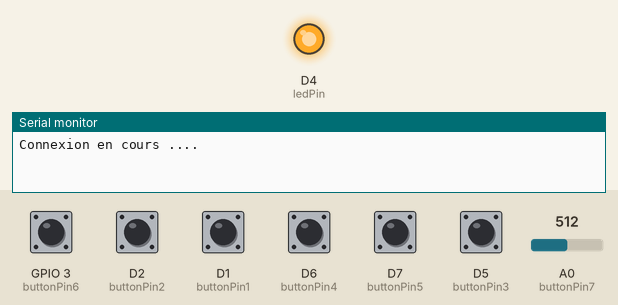
The sketch below on a simulated ESP8266 (NodeMCU). Parts: output pins drawn as LEDs (lit = HIGH), the last lines printed to the serial monitor. Inputs (shaded band) come from the test bench; at power-on: D1 (buttonPin1), D2 (buttonPin2), D5 (buttonPin3), D6 (buttonPin4), D7 (buttonPin5), GPIO 3 (buttonPin6) HIGH, A0 (buttonPin7) = 512. WiFi joins after 1.5 s; servers stay silent unless stated.

Above: at 0.1 s.
At 3.2 s:
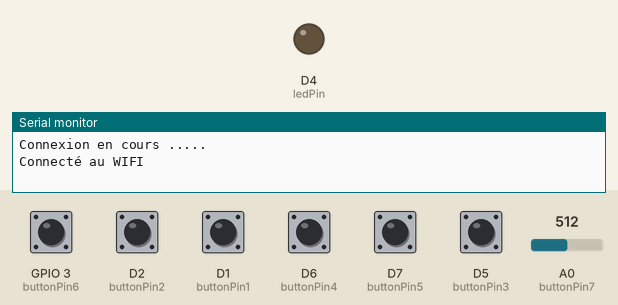
3.3 s: A0 (buttonPin7) set to 190
Timing chart, 0 to 6.3 s (numbered marks = the images above; inputs shaded):
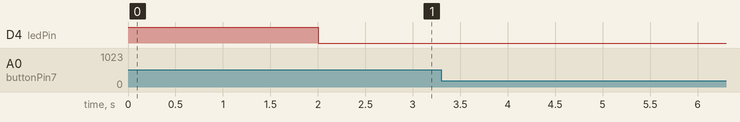

The sketch:

BOUTONS.ino
```cpp
/*
  Complete project details: https://RandomNerdTutorials.com/esp8266-nodemcu-https-requests/
  Based on the BasicHTTPSClient.ino Created on: 20.08.2018 (ESP8266 examples)
*/

#include <Arduino.h>
#include <ESP8266WiFi.h>
#include <ESP8266HTTPClient.h>

unsigned long debounceDelay = 50;   // Délai de rebondissement
unsigned long lastDebounceTime = 0;  // Temps du dernier rebondissement
int defaultPin = 10;
String stringInput = "";

//LED
const int ledPin = D4;  // Broche utilisée pour la LED

//BOUTON 1
const int buttonPin1 = D1;  // Broche utilisée pour le bouton
int buttonState1 = HIGH;   // État du bouton
int lastButtonState1 = HIGH;  // Dernier état du bouton

//BOUTON 2
const int buttonPin2 = D2;  // Broche utilisée pour le bouton
int buttonState2 = HIGH;   // État du bouton
int lastButtonState2 = HIGH;  // Dernier état du bouton

//BOUTON 3
const int buttonPin3 = 14;  // Broche utilisée pour le bouton
int buttonState3 = HIGH;   // État du bouton
int lastButtonState3 = HIGH;  // Dernier état du bouton

//BOUTON 4
const int buttonPin4 = D6;  // Broche utilisée pour le bouton
int buttonState4 = HIGH;   // État du bouton
int lastButtonState4 = HIGH;  // Dernier état du bouton

//BOUTON 5
const int buttonPin5 = D7;  // Broche utilisée pour le bouton
int buttonState5 = HIGH;   // État du bouton
int lastButtonState5 = HIGH;  // Dernier état du bouton

//BOUTON 6
const int buttonPin6 = 3;  // Broche utilisée pour le bouton
int buttonState6 = HIGH;   // État du bouton
int lastButtonState6 = HIGH;  // Dernier état du bouton

//BOUTON 7
const int buttonPin7 = A0;  // Broche utilisée pour le bouton
int buttonState7 = HIGH;   // État du bouton
int lastButtonState7 = HIGH;  // Dernier état du bouton


//Identifiant WIFI
const char* ssid = "iPhone de Mathieu";
const char* password = "1234567890";
//ec2-18-117-154-6.us-east-2.compute.amazonaws.com
//INFO URL REQUETE
const char* host = "ec2-18-117-154-6.us-east-2.compute.amazonaws.com";
const int port = 3000;
String endpoint = "/api/ild/setOneKO?id=";


void sendBDD(int numberInput, bool booleanInput) {

  if(booleanInput){
     stringInput= "true";
  }
  else{
    stringInput= "false";
  }

  Serial.print("Bouton ");
  Serial.print(numberInput);
  Serial.println(" actionné");
  defaultPin = numberInput;

  WiFiClient client;

  endpoint = "/api/ild/setOneKO?id=";
  endpoint.concat(String(numberInput));
  //endpoint.concat("&value=");
  //endpoint.concat(stringInput);

  // Envoi de la requête GET
    if (!client.connect(host, port)) {
      Serial.println("Erreur de connexion");
      delay(1000);
      return;
    }

  client.print(String("GET ") + endpoint + " HTTP/1.1\r\n" +
  "Host: " + host + "\r\n" +
  "Connection: close\r\n\r\n");
  client.stop();
}


void setup() {

  pinMode(buttonPin1, INPUT_PULLUP);
  pinMode(buttonPin2, INPUT_PULLUP);
  pinMode(buttonPin3, INPUT_PULLUP);
  pinMode(buttonPin4, INPUT_PULLUP);
  pinMode(buttonPin5, INPUT_PULLUP);
  pinMode(buttonPin6, INPUT_PULLUP);

  pinMode(ledPin, OUTPUT);
  digitalWrite(ledPin, HIGH);


  //Serial.begin(115200);

  //Serial.setDebugOutput(true);

  Serial.println();
  Serial.println();
  Serial.println();


  //Connect to Wi-Fi
  WiFi.mode(WIFI_STA);
  WiFi.begin(ssid, password);
  Serial.print("Connexion en cours ...");
  while (WiFi.status() != WL_CONNECTED) {
    Serial.print('.');
    delay(1000);
  }
    Serial.print("\n\nConnecté au WIFI \n");
    digitalWrite(ledPin, LOW);

}

void loop() {

  if ((WiFi.status() == WL_CONNECTED)) {
    digitalWrite(ledPin, LOW);

      int reading1 = digitalRead(buttonPin1);  // Lecture de l'état actuel du bouton

      if (reading1 != lastButtonState1) {  // Si l'état du bouton a changé
        lastDebounceTime = millis();   // Mettre à jour le temps du dernier rebondissement
      }
      if ((millis() - lastDebounceTime) > debounceDelay) {  // Si le temps écoulé depuis le dernier rebondissement est supérieur au délai de rebondissement
        if (reading1 != buttonState1) {   // Si l'état actuel du bouton est différent de l'état stocké
          buttonState1 = reading1;   // Mettre à jour l'état stocké du bouton
          if (buttonState1 == HIGH) {   // Si le bouton a été enfoncé
            sendBDD(1,false);
          }
        }
      }
      lastButtonState1 = reading1;   // Mettre à jour le dernier état du bouton


            int reading2 = digitalRead(buttonPin2);  // Lecture de l'état actuel du bouton

      if (reading2 != lastButtonState2) {  // Si l'état du bouton a changé
        lastDebounceTime = millis();   // Mettre à jour le temps du dernier rebondissement
      }
      if ((millis() - lastDebounceTime) > debounceDelay) {  // Si le temps écoulé depuis le dernier rebondissement est supérieur au délai de rebondissement
        if (reading2 != buttonState2) {   // Si l'état actuel du bouton est différent de l'état stocké
          buttonState2 = reading2;   // Mettre à jour l'état stocké du bouton
          if (buttonState2 == HIGH) {   // Si le bouton a été enfoncé
           sendBDD(2,false);
          }
        }
      }
      lastButtonState2 = reading2;   // Mettre à jour le dernier état du bouton


      int reading3 = digitalRead(buttonPin3);  // Lecture de l'état actuel du bouton

      if (reading3 != lastButtonState3) {  // Si l'état du bouton a changé
        lastDebounceTime = millis();   // Mettre à jour le temps du dernier rebondissement
      }
      if ((millis() - lastDebounceTime) > debounceDelay) {  // Si le temps écoulé depuis le dernier rebondissement est supérieur au délai de rebondissement
        if (reading3 != buttonState3) {   // Si l'état actuel du bouton est différent de l'état stocké
          buttonState3 = reading3;   // Mettre à jour l'état stocké du bouton
          if (buttonState3 == HIGH) {   // Si le bouton a été enfoncé
           sendBDD(3,false);
          }
        }
      }
      lastButtonState3 = reading3;   // Mettre à jour le dernier état du bouton


       int reading4 = digitalRead(buttonPin4);  // Lecture de l'état actuel du bouton

      if (reading4 != lastButtonState4) {  // Si l'état du bouton a changé
        lastDebounceTime = millis();   // Mettre à jour le temps du dernier rebondissement
      }
      if ((millis() - lastDebounceTime) > debounceDelay) {  // Si le temps écoulé depuis le dernier rebondissement est supérieur au délai de rebondissement
        if (reading4 != buttonState4) {   // Si l'état actuel du bouton est différent de l'état stocké
          buttonState4 = reading4;   // Mettre à jour l'état stocké du bouton
          if (buttonState4 == HIGH) {   // Si le bouton a été enfoncé
           sendBDD(4,false);
          }
        }
      }
      lastButtonState4 = reading4;   // Mettre à jour le dernier état du bouton


 int reading5 = digitalRead(buttonPin5);  // Lecture de l'état actuel du bouton

      if (reading5 != lastButtonState5) {  // Si l'état du bouton a changé
        lastDebounceTime = millis();   // Mettre à jour le temps du dernier rebondissement
      }
      if ((millis() - lastDebounceTime) > debounceDelay) {  // Si le temps écoulé depuis le dernier rebondissement est supérieur au délai de rebondissement
        if (reading5 != buttonState5) {   // Si l'état actuel du bouton est différent de l'état stocké
          buttonState5 = reading5;   // Mettre à jour l'état stocké du bouton
          if (buttonState5 == HIGH) {   // Si le bouton a été enfoncé
           sendBDD(5,false);
          }
        }
      }
      lastButtonState5 = reading5;   // Mettre à jour le dernier état du bouton


 int reading6 = digitalRead(buttonPin6);  // Lecture de l'état actuel du bouton

      if (reading6 != lastButtonState6) {  // Si l'état du bouton a changé
        lastDebounceTime = millis();   // Mettre à jour le temps du dernier rebondissement
      }
      if ((millis() - lastDebounceTime) > debounceDelay) {  // Si le temps écoulé depuis le dernier rebondissement est supérieur au délai de rebondissement
        if (reading6 != buttonState6) {   // Si l'état actuel du bouton est différent de l'état stocké
          buttonState6 = reading6;   // Mettre à jour l'état stocké du bouton
          if (buttonState6 == HIGH) {   // Si le bouton a été enfoncé
           sendBDD(6,false);
          }
        }
      }
      lastButtonState6 = reading6;   // Mettre à jour le dernier état du bouton

      int reading7 = 0;
      int analogReading = analogRead(buttonPin7);
      if( analogReading <200){
        reading7 = HIGH;
      }
      else{
        reading7 = LOW;
      }
      //int reading7 = digitalRead(buttonPin7);  // Lecture de l'état actuel du bouton

      if (reading7 != lastButtonState7) {  // Si l'état du bouton a changé
        lastDebounceTime = millis();   // Mettre à jour le temps du dernier rebondissement
      }
      if ((millis() - lastDebounceTime) > debounceDelay) {  // Si le temps écoulé depuis le dernier rebondissement est supérieur au délai de rebondissement
        if (reading7 != buttonState7) {   // Si l'état actuel du bouton est différent de l'état stocké
          buttonState7 = reading7;   // Mettre à jour l'état stocké du bouton
          if (buttonState7 == HIGH) {   // Si le bouton a été enfoncé
           sendBDD(7,false);
          }
        }
      }
      lastButtonState7 = reading7;   // Mettre à jour le dernier état du bouton


  }
  else{
      digitalWrite(ledPin, HIGH);
  }}
```
